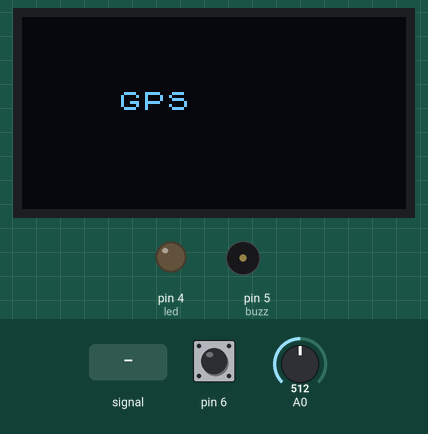
Bench run of a sketch on a simulated Arduino Uno, built with avr-gcc and run on an emulated ATmega328P. Parts: 128×64 one-colour display, output pins drawn as LEDs (lit = HIGH), buzzer (waves = sounding). Inputs (shaded band) come from the test bench; at power-on: A0 = 512, pin 6 LOW. What the sketch prints to the serial monitor is not drawn.

Above: at 1.2 s.
1.3 s: A0 fed a 1000 Hz sine of ±255 counts around its level
At 2.56 s:
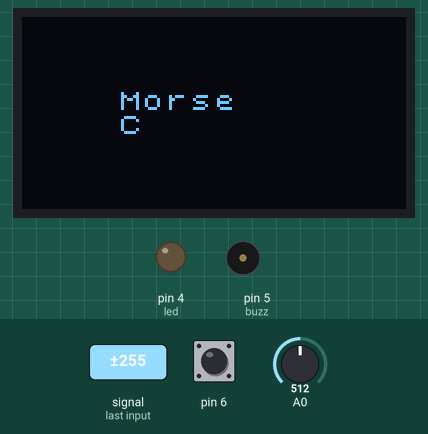
3.8 s: A0 set to 1023
At 4.5 s:
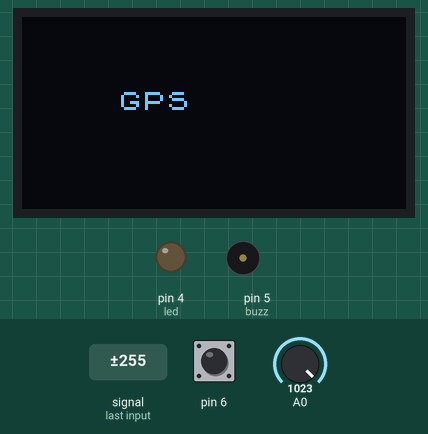
5.3 s: A0 set to 354
6.8 s: A0 set to 330
At 8.1 s:
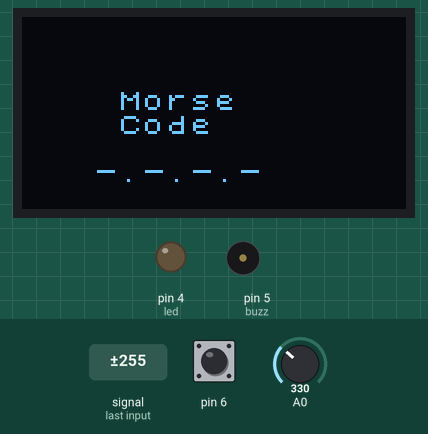
8.4 s: pin 6 driven HIGH
At 8.78 s:
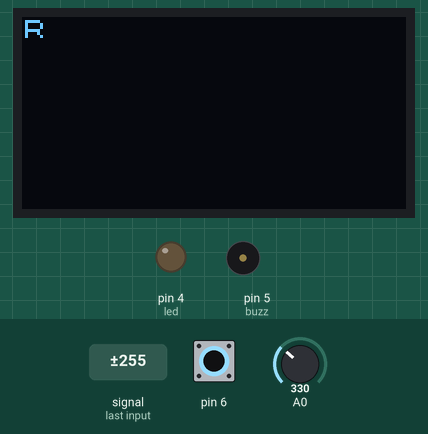
11.4 s: pin 6 pulsed LOW 2 times (0.12 s each, 0.3 s apart)
At 12.4 s:
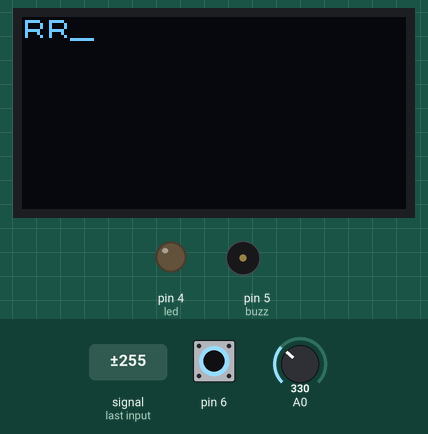
Timing chart, 0 to 16.0 s (numbered marks = the images above; inputs shaded):
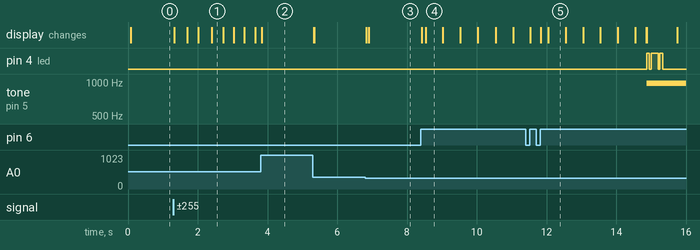

The sketch:

Savior.ino
```cpp
#include <avr/pgmspace.h>
#include <Arduino.h>
#include <U8x8lib.h>
#include <TinyGPS++.h>
#include <SoftwareSerial.h>

#define led 4

#define buzz 5

U8X8_SSD1306_128X64_NONAME_SW_I2C u8x8(SCL, SDA, U8X8_PIN_NONE);

SoftwareSerial ss(4, 3);
TinyGPSPlus gps;

int fran = 233;

int dit = 80;
int dah = 200;

char l = ' ';
String sent = "";
int x = 0, y = 0, ch=0, lch=-1;
boolean f = false, cursor = false, goMenu = true;
long ps = 0, out;

static const String morse[]= {"-----", ".----", "..---", "...--", "....-", ".....", "-....", "--...", "---..", "----.", "---...", "---...", "-...-", "-...-", "-...-", "..--..", ".--.-.", ".-", "-...", "-.-.", "-..", ".", "..-.", "--.", "....", "..", ".---", "-.-", ".-..", "--", "-.", "---", ".--.", "--.-", ".-.", "...", "-", "..-", "...-", ".--", "-..-", "-.--", "--.."};

String lati="0.00000",lngt="0.00000";


void setup() {
  pinMode(6, INPUT);
  pinMode(buzz, OUTPUT);
  pinMode(led, OUTPUT);

  u8x8.begin();
  u8x8.setFlipMode(0);
  u8x8.setBusClock(100000);
  u8x8.setFont(u8x8_font_chroma48medium8_r);
  ss.begin(9600);
  Serial.begin(115200);
}


void loop()
{

  while (!goMenu)
  {
      if(ch==0)
        Morse();

      else if(ch==1)
      GPS();

  }

  selectMenu();
}


void selectMenu()
{
  ch=map(analogRead(A0), 0,1020,0,3);
  Serial.println(ch);
  x=0;
  y=0;

if(lch!=ch)
{
  if(ch==0)
  {
   u8x8.clearDisplay();
   u8x8.setCursor(4,3);
   u8x8.print("Morse");
   u8x8.setCursor(4,4);
   u8x8.print("Code");
   u8x8.setCursor(3,6);
   u8x8.print("-.-.-.-");
  }

  else if(ch==1)
  {
   u8x8.clearDisplay();
   u8x8.setCursor(4,3);
   u8x8.print("GPS");
  }
  lch=ch;
}

if(digitalRead(6)==1)
{
  u8x8.clearDisplay();
  goMenu=false;
  delay(100);
}

out=millis();
}

boolean Morse()
{
  l = (char)(90 - map(analogRead(A0), 0, 1021, 0, 26));

    if (l == 64)
      l = ' ';

    u8x8.setCursor(x, y);

  if (digitalRead(6))
  {
    if (f)
    {
      sent += l;
      x++;
      f = false;
      u8x8.print(l);
      if (x == 16)
      {
        y++;
        x = 0;
        u8x8.setCursor(x, y);
      }
      Serial.println(sent);
    }

    if (millis() - out > 3000)
    {
      String z = morseTranslate(sent);
      Serial.println(z);
      out = millis();
      printMorse(z);
      spitMorse(z);
      goMenu = true;
      while(true)
      {
        if(digitalRead(6))
        {
          goMenu = true;
          delay(100);
          lch=-1;
          return !f;
        }
      }

    }
  }

  else
  {
    f = true;
    out = millis();
  }

  if (millis() - ps >= 500)
    {
      cursor = !cursor;
      ps = millis();
    }

    if (cursor)
      u8x8.print(l);
    else
      u8x8.print('_');

  return !f;
}


String morseTranslate(String line)
{

  String res = "";

  for (int i = 0; i < line.length() - 1; i++)
  {
    char x = line.charAt(i);
    if (x == ' ')
      res += '|';
    else if (x == '.')
      res += ".-.-.-";

    else
      res += morse[x - 48] + ' ';

  }

  return res;
}

void printMorse(String line)
{
  u8x8.clearDisplay();
  for (int i = 0; i < line.length(); i++)
  {
    u8x8.setCursor(i % 16, i / 16);
    u8x8.print(line.charAt(i));
    x = i % 16 + 1;
    y = i / 16;
  }
  sent = "";
}


void spitMorse(String s)
{
  for (int i = 0; i < s.length(); i++)
  {

    char x = s.charAt(i);

    if (x == ' ')
    {
      digitalWrite(led, 0);
      analogWrite(buzz, 0);
      delay(200);
    }

    else if (x == '.')
    {
      analogWrite(buzz, fran);
      digitalWrite(led, 1);
      delay(dit);
      analogWrite(buzz, 0);
      digitalWrite(led, 0);
    }

    else if (x == '-')
    {
      analogWrite(buzz, fran);
      digitalWrite(led, 1);
      delay(dah);
      analogWrite(buzz, 0);
      digitalWrite(led, 0);
    }

    else
    {
      analogWrite(buzz, 0);
      digitalWrite(led, 0);
      delay(500);
    }

    delay(50);
  }
}


void GPS()
{
   while (ss.available() > 0)
  {
    if (gps.encode(ss.read()))
      displayGpsData();

      long cs=millis();
      while(digitalRead(6))
      {
        Serial.println(millis()-cs);
        if(millis()-cs>3000)
        {
          String li=morseTranslate(lati.substring(0,8));
          String lg=morseTranslate(lngt.substring(0,8));
          printMorse(li);
          spitMorse(li);
          printMorse(lg);
          spitMorse(lg);
          goMenu = true;
          while(true)
          {
            if(digitalRead(6))
            {
              goMenu=true;
              delay(100);
              lch=-1;
              return;
            }
          }
        }
      }

  }
}


void displayGpsData()
{
  Serial.print(F("Location: "));
  if (gps.location.isValid())
  {
    lati = "lat:"+String(gps.location.lat(), 6);
    lngt = "lng:"+String(gps.location.lng(), 6);

    //u8x8.refreshDisplay();

    u8x8.setCursor(0,1);
    u8x8.print(lati);
    u8x8.setCursor(0,3);
    u8x8.print(lngt);

    Serial.print(lati);
    Serial.print(F(","));
    Serial.print(lngt);

  }
  else
  {
    Serial.print(F("INVALID"));

    u8x8.setCursor(0,1);
    u8x8.print("NO FIX");

    //u8x8.refreshDisplay();
  }

  Serial.println();
}
```

Measured:
- the behaviour switches between 340 and 339 on A0 (found by bisection; images 2 and 3)
- after the input at 1.3 s, the display: first changes at once (image 1 shows a later state)
- after the input at 3.8 s, the display: changes at once (image 2)
- after the input at 6.8 s, the display: first changes at once (image 3 shows a later state)
- after the input at 8.4 s, the display: first changes at once (image 4 shows a later state)
- after the input at 11.4 s, pin 4 (led): goes HIGH 0.08 s, LOW 0.05 s, HIGH 0.20 s, LOW 0.05 s, HIGH 0.08 s, then LOW, starting after 3.5 s; tone on pin 5 (buzz): silent → 977 Hz after 3.5 s; the display: first changes after 0.13 s (image 5 shows a later state)
- what the display in image 4 shows lasts 0.5 s, from 8.5 s to 9.0 s
